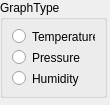
<?xml version="1.0" encoding="UTF-8"?>
<ui version="4.0">
 <class>SelectDialog</class>
 <widget class="QWidget" name="SelectDialog">
  <property name="geometry">
   <rect>
    <x>0</x>
    <y>0</y>
    <width>110</width>
    <height>105</height>
   </rect>
  </property>
  <property name="windowTitle">
   <string>Type Selector</string>
  </property>
  <widget class="QGroupBox" name="groupBox">
   <property name="geometry">
    <rect>
     <x>0</x>
     <y>0</y>
     <width>107</width>
     <height>98</height>
    </rect>
   </property>
   <property name="title">
    <string>GraphType</string>
   </property>
   <layout class="QVBoxLayout" name="verticalLayout_2">
    <item>
     <layout class="QVBoxLayout" name="verticalLayout">
      <item>
       <widget class="QRadioButton" name="rbTemperature">
        <property name="text">
         <string>Temperature</string>
        </property>
       </widget>
      </item>
      <item>
       <widget class="QRadioButton" name="rbPressure">
        <property name="text">
         <string>Pressure</string>
        </property>
       </widget>
      </item>
      <item>
       <widget class="QRadioButton" name="rbHumidity">
        <property name="text">
         <string>Humidity</string>
        </property>
       </widget>
      </item>
     </layout>
    </item>
   </layout>
  </widget>
 </widget>
 <resources/>
 <connections/>
</ui>
